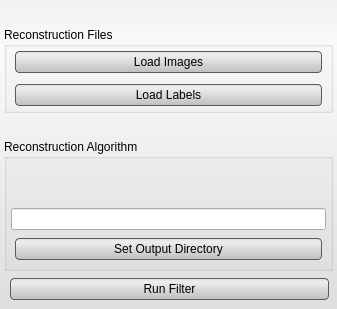
<?xml version="1.0" encoding="UTF-8"?>
<ui version="4.0">
 <class>ReconstructionToolInterface</class>
 <widget class="QWidget" name="ReconstructionToolInterface">
  <property name="geometry">
   <rect>
    <x>0</x>
    <y>0</y>
    <width>337</width>
    <height>309</height>
   </rect>
  </property>
  <property name="windowTitle">
   <string>Reconstruction Tool</string>
  </property>
  <property name="styleSheet">
   <string notr="true">QWidget#ReconstructionToolInterface{
border-radius: 3px;
	background-color: qlineargradient(spread:pad, x1:0.5, y1:0, x2:0.5, y2:0.960227, stop:0 rgba(241, 241, 241, 255), stop:0.155779 rgba(250, 250, 250, 255), stop:1 rgba(222, 224, 224, 255));      
}

QPushButton{
background-color: qlineargradient(spread:pad, x1:0.5, y1:0, x2:0.5, y2:0.960227, stop:0 rgba(221, 221, 221, 255), stop:0.155779 rgba(238, 238, 238, 255), stop:1 rgba(192, 194, 194, 255));
	border-radius: 4px;
	border: 1px solid rgb(90, 90, 90);
	margin:4px;
}

QPushButton:hover{
background-color: qlineargradient(spread:pad, x1:0.5, y1:0, x2:0.5, y2:1, stop:0 rgba(195, 195, 195, 255), stop:0.253769 rgba(206, 206, 206, 255), stop:1 rgba(185, 185, 185, 255));
	border-radius: 4px;
	border: 1px solid rgb(90, 90, 90);
	margin:4px;
}

QPushButton:pressed{
	background-color: qlineargradient(spread:pad, x1:0.5, y1:0, x2:0.5, y2:1, stop:0 rgba(150, 150, 150, 255), stop:0.753769 rgba(206, 206, 206, 255), stop:1 rgba(185, 185, 185, 255));
	border-radius: 4px;
	border: 1px solid rgb(90, 90, 90);
	margin:4px;
}</string>
  </property>
  <layout class="QVBoxLayout" name="verticalLayout">
   <property name="spacing">
    <number>2</number>
   </property>
   <property name="margin">
    <number>4</number>
   </property>
   <item>
    <widget class="QWidget" name="widget" native="true">
     <property name="minimumSize">
      <size>
       <width>0</width>
       <height>32</height>
      </size>
     </property>
     <layout class="QHBoxLayout" name="horizontalLayout">
      <property name="spacing">
       <number>0</number>
      </property>
      <property name="margin">
       <number>0</number>
      </property>
      <item>
       <widget class="QGroupBox" name="open_files_groupbox_">
        <property name="minimumSize">
         <size>
          <width>0</width>
          <height>86</height>
         </size>
        </property>
        <property name="maximumSize">
         <size>
          <width>16777215</width>
          <height>86</height>
         </size>
        </property>
        <property name="title">
         <string>Reconstruction Files</string>
        </property>
        <property name="alignment">
         <set>Qt::AlignLeading|Qt::AlignLeft|Qt::AlignTop</set>
        </property>
        <layout class="QVBoxLayout" name="verticalLayout_1">
         <property name="spacing">
          <number>6</number>
         </property>
         <property name="leftMargin">
          <number>4</number>
         </property>
         <property name="topMargin">
          <number>0</number>
         </property>
         <property name="rightMargin">
          <number>4</number>
         </property>
         <property name="bottomMargin">
          <number>4</number>
         </property>
         <item>
          <widget class="QPushButton" name="openDataButton">
           <property name="minimumSize">
            <size>
             <width>0</width>
             <height>30</height>
            </size>
           </property>
           <property name="text">
            <string>Load Images</string>
           </property>
          </widget>
         </item>
         <item>
          <widget class="QPushButton" name="openLabelsButton">
           <property name="minimumSize">
            <size>
             <width>0</width>
             <height>30</height>
            </size>
           </property>
           <property name="text">
            <string>Load Labels</string>
           </property>
          </widget>
         </item>
        </layout>
       </widget>
      </item>
     </layout>
    </widget>
   </item>
   <item>
    <widget class="QGroupBox" name="groupBox">
     <property name="title">
      <string>Reconstruction Algorithm</string>
     </property>
     <layout class="QVBoxLayout" name="verticalLayout_7">
      <property name="spacing">
       <number>4</number>
      </property>
      <property name="leftMargin">
       <number>4</number>
      </property>
      <property name="topMargin">
       <number>2</number>
      </property>
      <property name="rightMargin">
       <number>4</number>
      </property>
      <property name="bottomMargin">
       <number>4</number>
      </property>
      <item>
       <widget class="QtUtils::QtSliderIntCombo" name="iterationsCombo" native="true">
        <property name="sizePolicy">
         <sizepolicy hsizetype="Ignored" vsizetype="Preferred">
          <horstretch>0</horstretch>
          <verstretch>0</verstretch>
         </sizepolicy>
        </property>
       </widget>
      </item>
      <item>
       <widget class="QLineEdit" name="outputDirLineEdit">
        <property name="readOnly">
         <bool>true</bool>
        </property>
       </widget>
      </item>
      <item>
       <widget class="QPushButton" name="setDirButton">
        <property name="minimumSize">
         <size>
          <width>0</width>
          <height>30</height>
         </size>
        </property>
        <property name="contextMenuPolicy">
         <enum>Qt::PreventContextMenu</enum>
        </property>
        <property name="text">
         <string>Set Output Directory</string>
        </property>
       </widget>
      </item>
     </layout>
    </widget>
   </item>
   <item>
    <widget class="QWidget" name="replaceRunWidget" native="true">
     <property name="minimumSize">
      <size>
       <width>0</width>
       <height>32</height>
      </size>
     </property>
     <property name="maximumSize">
      <size>
       <width>16777215</width>
       <height>32</height>
      </size>
     </property>
     <layout class="QHBoxLayout" name="horizontalLayout_2" stretch="0">
      <property name="spacing">
       <number>0</number>
      </property>
      <property name="leftMargin">
       <number>2</number>
      </property>
      <property name="topMargin">
       <number>0</number>
      </property>
      <property name="rightMargin">
       <number>0</number>
      </property>
      <property name="bottomMargin">
       <number>0</number>
      </property>
      <item>
       <widget class="QPushButton" name="runFilterButton">
        <property name="minimumSize">
         <size>
          <width>0</width>
          <height>30</height>
         </size>
        </property>
        <property name="text">
         <string>Run Filter</string>
        </property>
       </widget>
      </item>
     </layout>
    </widget>
   </item>
  </layout>
 </widget>
 <customwidgets>
  <customwidget>
   <class>QtUtils::QtSliderIntCombo</class>
   <extends>QWidget</extends>
   <header location="global">QtUtils/Widgets/QtSliderIntCombo.h</header>
   <container>1</container>
  </customwidget>
 </customwidgets>
 <resources/>
 <connections/>
</ui>
